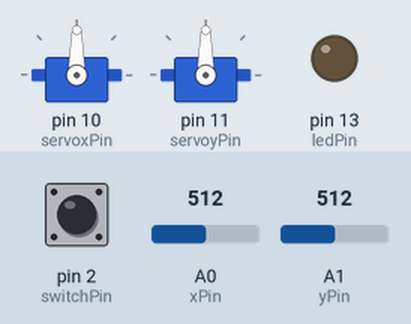
The sketch below on a simulated Arduino Uno, built with avr-gcc and run on an emulated ATmega328P. On the bench: 2 × servo, output pins drawn as LEDs (lit = HIGH). Inputs (shaded band) come from the test bench; at power-on: A0 (xPin) = 512, A1 (yPin) = 512, pin 2 (switchPin) HIGH.

Above: at 1.2 s.
1.3 s: A0 (xPin) set to 691
2.8 s: A0 (xPin) set to 712
At 5.4 s:
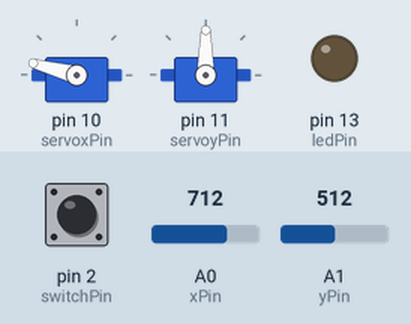
5.8 s: A1 (yPin) set to 692
7.3 s: A1 (yPin) set to 716
At 9.9 s:
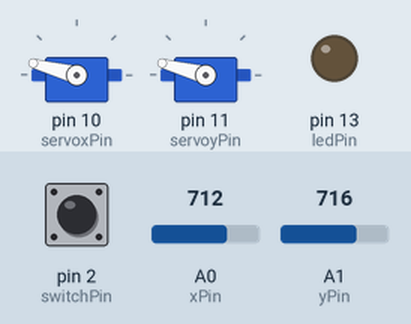
10.3 s: pin 2 (switchPin) pulled LOW for 0.15 s
At 11.6 s:
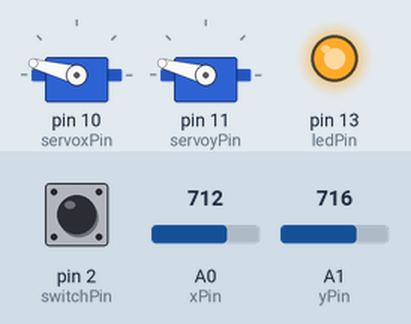
11.9 s: A0 (xPin) set to 313
13.4 s: A0 (xPin) set to 286
At 17.2 s:
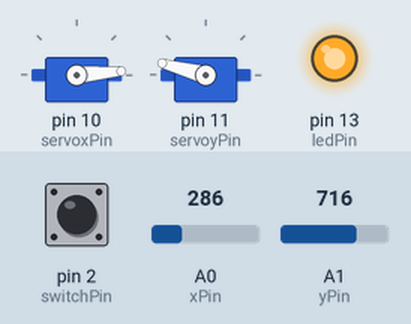
Timing chart, 0 to 17.4 s (numbered marks = the images above; inputs shaded):
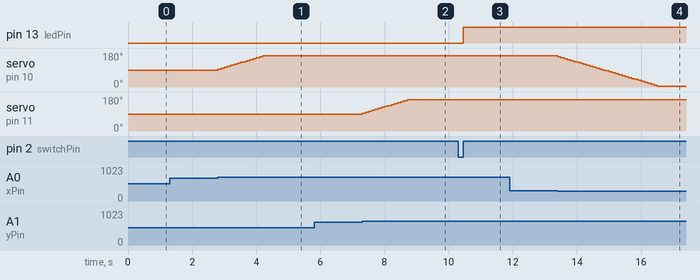

The sketch:

Servo_01.ino
```cpp
// https://www.electronicshub.org/arduino-joystick-interface-control-servo/

#include <Servo.h>

const int ledPin = 13;
const int xPin = A0;
const int yPin = A1;
const int switchPin = 2;
const int servoxPin = 10;
const int servoyPin = 11;

int xValue;
int yValue;
int X_pos = 90;
int Y_pos = 90;

volatile int switchState = 0;

Servo servox;
Servo servoy;

void setup()
{
  pinMode (xPin, INPUT) ;
  pinMode (yPin, INPUT) ;
  pinMode(ledPin, OUTPUT);
  pinMode(switchPin, INPUT_PULLUP);
  servox.attach(servoxPin );
  servoy.attach(servoyPin);
  servox.write(X_pos);
  servoy.write(Y_pos);
  attachInterrupt(digitalPinToInterrupt(switchPin), switchISR, CHANGE);
}

void loop()
{
  xValue = analogRead(xPin);
  yValue = analogRead(yPin);
// For X-Axis Servo
  if (xValue < 300)
  {
    if (X_pos < 10)
    {
      // Do Nothing
    }
    else
    {
      X_pos = X_pos - 5;
      servox.write(X_pos);
      delay(100);
    }
  }

  if (xValue > 700)
  {
    if (X_pos > 160)
    {
      // Do Nothing
    }
    else
    {
      X_pos = X_pos + 5;
      servox.write(X_pos);
      delay(100);
    }
  }
// For Y-Axis Servo
if (yValue < 300)
  {
    if (Y_pos < 10)
    {
      // Do Nothing
    }
    else
    {
      Y_pos = Y_pos - 5;
      servoy.write(Y_pos);
      delay(100);
    }
  }

  if (yValue > 700)
  {
    if (Y_pos > 160)
    {
      // Do Nothing
    }
    else
    {
      Y_pos = Y_pos + 5;
      servoy.write(Y_pos);
      delay(100);
    }
  }
}

void switchISR()
{
  switchState = digitalRead(switchPin);
  digitalWrite(ledPin, switchState);
}
```

Measured:
- the behaviour switches between 700 and 701 on A0 (xPin) (found by bisection; images 0 and 1)
- the behaviour switches between 700 and 701 on A1 (yPin) (found by bisection; images 1 and 2)
- the behaviour switches between 300 and 299 on A0 (xPin) (found by bisection; images 3 and 4)
- after the input at 1.3 s, every drawn part: stays the same
- after the input at 2.8 s, servo on pin 10 (servoxPin): moves from 90° to 165° over 1.4 s, starting at once
- after the input at 5.8 s, every drawn part: stays the same
- after the input at 7.3 s, servo on pin 11 (servoyPin): moves from 90° to 165° over 1.4 s, starting at once
- after the input at 10.3 s, pin 13 (ledPin): LOW → HIGH after 0.15 s
- after the input at 11.9 s, every drawn part: stays the same
- after the input at 13.4 s, servo on pin 10 (servoxPin): moves from 165° to 5° over 3.1 s, starting at once
